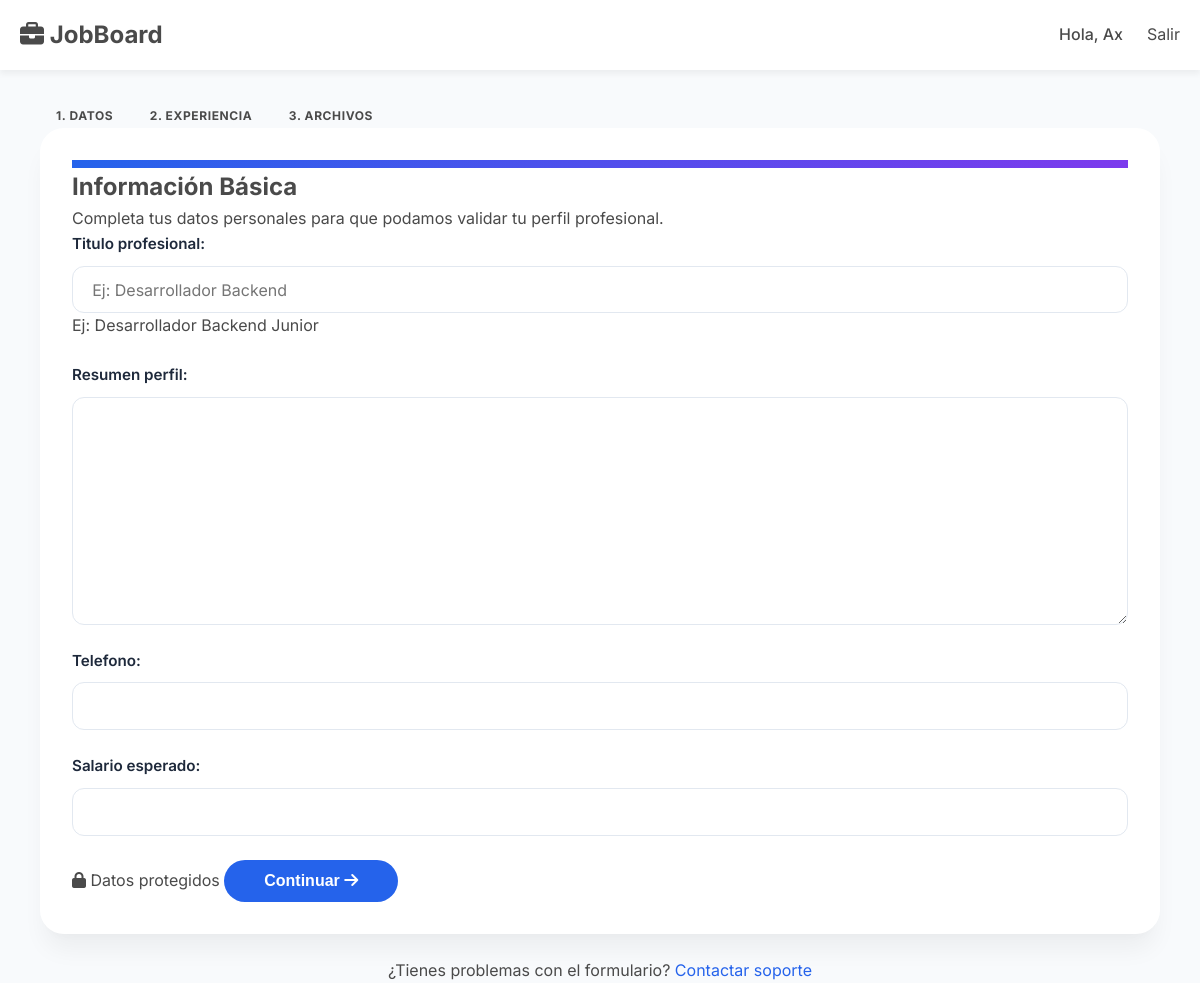
The page /accounts/perfil/1/ (signed in) on the database as committed earlier.
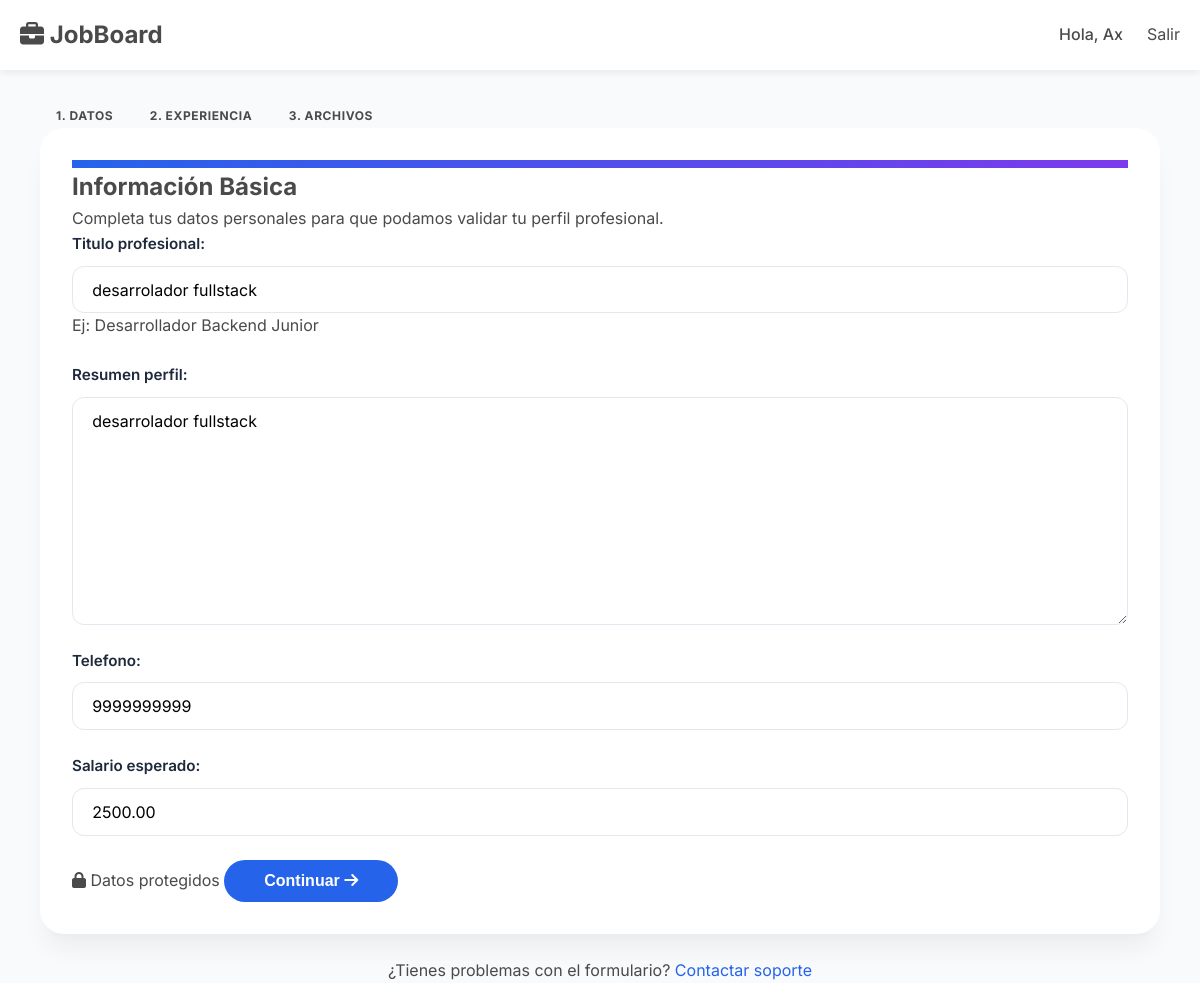
The same page on the database as committed later.
### accounts/models.py (models this page shows, shortened)
class Usuario(AbstractUser):
    email = models.EmailField(_('email address'), unique=True)
    tipo_usuario = models.CharField(max_length=20, choices=TipoUsuario.choices)
    estado = models.BooleanField(default=True, help_text="true=activo, false=baneado")
    USERNAME_FIELD = 'username'
    REQUIRED_FIELDS = ['email', 'tipo_usuario']

class Candidato(models.Model):
    usuario = models.OneToOneField(Usuario, on_delete=models.CASCADE, related_name='perfil_candidato')
    nombre_completo = models.CharField(max_length=200)
    fecha_nacimiento = models.DateField(help_text="Para calcular la edad automáticamente")
    genero = models.CharField(max_length=20, choices=Genero.choices, blank=True, null=True)
    numero_identificacion = models.CharField(max_length=50, unique=True, blank=True, null=True, help_text="Cédula, DNI o Pasaporte")
    foto_perfil_url = models.CharField(max_length=500, blank=True, null=True, help_text="URL a la foto del usuario")
    titulo_profesional = models.CharField(max_length=200, blank=True, null=True, help_text="Ej: Desarrollador Backend Junior")
    resumen_perfil = models.TextField(blank=True, null=True)
    ciudad = models.ForeignKey('locations.Ciudad', on_delete=models.SET_NULL, null=True, blank=True)
    telefono = models.CharField(max_length=20, blank=True, null=True)
    salario_esperado = models.DecimalField(max_digits=12, decimal_places=2, blank=True, null=True)
    disponibilidad = models.CharField(max_length=100, blank=True, null=True)
    linkedin_url = models.URLField(blank=True, null=True)
    github_url = models.URLField(blank=True, null=True)
    portfolio_url = models.URLField(blank=True, null=True)

### accounts/views.py (the view, shortened to what this page needs)
# urls.py: path('perfil/<int:paso>/', views.wizard_perfil, name='wizard_perfil'),
@login_required
def wizard_perfil(request, paso=1):
    from .models import Habilidad, CandidatoHabilidad, Documento
    from .forms import HabilidadForm # Import needed forms
    try:
        candidato = Candidato.objects.get(usuario=request.user)
    except Candidato.DoesNotExist:
        candidato = Candidato.objects.create(
            usuario=request.user,
            nombre_completo=request.user.username,
            fecha_nacimiento='2000-01-01'
        )
    if paso == 1:
        form = CandidatoPerfilForm(instance=candidato)
        template = 'candidatoPerfil/paso1_personales.html'
    elif paso == 2:
        form = ExperienciaForm()
        template = 'candidatoPerfil/paso2_experiencia.html'
    elif paso == 3:
        form = HabilidadForm()
        template = 'candidatoPerfil/paso3_habilidades.html'
    elif paso == 4:
        documento = candidato.documento.filter(tipo_documento="CV").last()
        form = DocumentoForm(instance=documento)
        template = 'candidatoPerfil/paso4_archivos.html' # Changed name
    else:
        return redirect('dashboard_candidato')
    context = {
        'form': form,
        'paso': paso,
        'candidato': candidato,
    }
    if paso == 2: context['experiencias'] = candidato.experiencia_laboral.all()
    if paso == 3: context['habilidades'] = candidato.habilidades.all() # Mostrar las que va agregando
    return render(request, template, context)

### accounts/forms.py (shortened to what this page needs)
class CandidatoPerfilForm(forms.ModelForm):
    class Meta:
        model = Candidato
        fields = ['titulo_profesional', 'resumen_perfil', 'telefono', 'salario_esperado']
        widgets = {
             'titulo_profesional': forms.TextInput(attrs={'class': 'form-control', 'placeholder': 'Ej: Desarrollador Backend'}),
             'telefono': forms.TextInput(attrs={'class': 'form-control', 'type': 'tel', 'maxlength': '10'}),
             'salario_esperado': forms.NumberInput(attrs={'class': 'form-control', 'min': '0', 'step': '0.01'}),
        }

### templates/candidatoPerfil/paso1_personales.html (shortened to what this page needs)
{% extends 'base.html' %}
{% block content %}
<link rel="stylesheet" href="https://cdnjs.cloudflare.com/ajax/libs/font-awesome/6.4.0/css/all.min.css">
<div class="container py-5">
    <div class="row justify-content-center">
        <div class="col-lg-7 col-md-9">
            <div class="d-flex justify-content-center gap-3 mb-5">
                <span class="step-indicator bg-primary text-white">1. DATOS</span>
                <span class="step-indicator bg-white text-muted border">2. EXPERIENCIA</span>
                <span class="step-indicator bg-white text-muted border">3. ARCHIVOS</span>
            </div>
            <div class="card wizard-card overflow-hidden">
                <div style="height: 8px; background: linear-gradient(90deg, #2563eb, #7c3aed);"></div>
                <div class="card-body p-4 p-md-5">
                    <header class="mb-5">
                        <h2 class="fw-bold text-dark mb-2">Información Básica</h2>
                        <p class="text-secondary">Completa tus datos personales para que podamos validar tu perfil
                            profesional.</p>
                    </header>
                    <form method="post" class="modern-form">
                        <div class="form-body">
                            {{ form.as_p }}
                        </div>
                        <div
                            class="footer-actions d-flex justify-content-between align-items-center mt-5 pt-4 border-top">
                            <span class="text-muted small">
                                <i class="fas fa-lock me-1"></i> Datos protegidos
                            </span>
                            <button type="submit" class="btn btn-primary btn-next">
                                Continuar <i class="fas fa-arrow-right ms-2"></i>
                            </button>
                        </div>
                    </form>
                </div>
            </div>
            <p class="text-center mt-4 text-muted small">
                ¿Tienes problemas con el formulario? <a href="#"
                    class="fw-bold text-primary text-decoration-none">Contactar soporte</a>
            </p>
        </div>
    </div>
</div>
{% endblock %}

### templates/base.html (shortened to what this page needs)
{% load static %}
<!DOCTYPE html>
<html lang="es">
<head>
    <link rel="stylesheet" href="https://cdnjs.cloudflare.com/ajax/libs/font-awesome/6.0.0/css/all.min.css">
    <link rel="stylesheet" href="{% static 'css/style.css' %}">
</head>
<body>
    <nav class="navbar">
        <div class="container nav-content">
            <a href="/" class="nav-brand"><i class="fas fa-briefcase"></i> JobBoard</a>
            <ul class="nav-links">
                {% if user.is_authenticated %}
                    <li><a href="#">Hola, {{ user.username }}</a></li>
                    <li>
                        <form action="{% url 'logout' %}" method="post" style="display:inline;">
                            <button type="submit" style="background:none; border:none; cursor:pointer; color:inherit; font:inherit;">Salir</button>
                        </form>
                    </li>
                {% else %}
                    <li><a href="{% url 'login' %}">Ingresar</a></li>
                    <li><a href="{% url 'registro' %}" class="btn btn-primary">Registrarse</a></li>
                {% endif %}
            </ul>
        </div>
    </nav>
    <main class="container fade-in">
        {% block content %}{% endblock %}
    </main>
</body>
</html>

### static/css/style.css (style rules this page uses)
:root { --bg-color: #FDFBF7; --text-color: #4A4A4A; --primary-color: #A7C7E7; --primary-hover: #8AB6D6; --secondary-color: #C1E1C1; --accent-color: #FFB7B2; --card-bg: #FFFFFF; --border-color: #E0E0E0; --shadow: 0 4px 6px rgba(0, 0, 0, 0.05); }
* { box-sizing: border-box; margin: 0; padding: 0; }
body { font-family: 'Inter', sans-serif; background-color: var(--bg-color); color: var(--text-color); line-height: 1.6; }
a { text-decoration: none; color: var(--primary-color); transition: color 0.3s ease; }
.container { max-width: 1200px; margin: 0 auto; padding: 0 20px; }
.navbar { background-color: var(--card-bg); box-shadow: var(--shadow); padding: 1rem 0; margin-bottom: 2rem; }
.nav-content { display: flex; justify-content: space-between; align-items: center; }
.nav-brand { font-size: 1.5rem; font-weight: 700; color: var(--text-color); }
.nav-links { display: flex; gap: 1.5rem; list-style: none; }
.nav-links a { color: var(--text-color); font-weight: 500; }
.btn { display: inline-block; padding: 0.6rem 1.2rem; border-radius: 8px; border: none; cursor: pointer; font-size: 1rem; font-weight: 500; transition: all 0.3s ease-in-out; }
.btn-primary { background-color: var(--primary-color); color: #fff; }
.card { background-color: var(--card-bg); border-radius: 12px; padding: 2rem; box-shadow: var(--shadow); margin-bottom: 1.5rem; border: 1px solid var(--border-color); transition: transform 0.3s ease; }
label { display: block; margin-bottom: 0.5rem; font-weight: 500; color: var(--text-color); }
input, select, textarea { width: 100%; padding: 0.8rem; border: 1px solid var(--border-color); border-radius: 8px; font-family: inherit; font-size: 1rem; transition: border-color 0.3s ease; background-color: #FAFAFA; }
.text-center { text-align: center; }
.fade-in { animation: fadeIn 0.5s ease-out forwards; }

Rows that differ between the two databases and show on the page:
changed Candidato: titulo_profesional (not shown) → "desarrolador fullstack"; resumen_perfil (not shown) → "desarrolador fullstack"; telefono (not shown) → "9999999999"; salario_esperado (not shown) → "2500.00"
